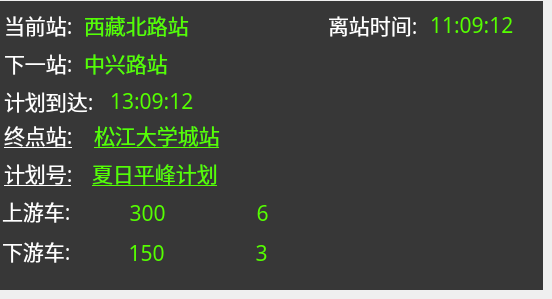
     <widget class="QWidget" name="tab">
      <attribute name="title">
       <string>任务信息</string>
      </attribute>
      <widget class="QFrame" name="frame">
       <property name="geometry">
        <rect>
         <x>0</x>
         <y>1</y>
         <width>543</width>
         <height>289</height>
        </rect>
       </property>
       <property name="palette">
        <palette>
         <active>
          <colorrole role="Button">
           <brush brushstyle="SolidPattern">
            <color alpha="255">
             <red>55</red>
             <green>55</green>
             <blue>55</blue>
            </color>
           </brush>
          </colorrole>
          <colorrole role="Light">
           <brush brushstyle="SolidPattern">
            <color alpha="255">
             <red>55</red>
             <green>55</green>
             <blue>55</blue>
            </color>
           </brush>
          </colorrole>
          <colorrole role="BrightText">
           <brush brushstyle="SolidPattern">
            <color alpha="255">
             <red>55</red>
             <green>55</green>
             <blue>55</blue>
            </color>
           </brush>
          </colorrole>
          <colorrole role="Base">
           <brush brushstyle="SolidPattern">
            <color alpha="255">
             <red>64</red>
             <green>64</green>
             <blue>64</blue>
            </color>
           </brush>
          </colorrole>
          <colorrole role="Window">
           <brush brushstyle="SolidPattern">
            <color alpha="255">
             <red>55</red>
             <green>55</green>
             <blue>55</blue>
            </color>
           </brush>
          </colorrole>
         </active>
         <inactive>
          <colorrole role="Button">
           <brush brushstyle="SolidPattern">
            <color alpha="255">
             <red>55</red>
             <green>55</green>
             <blue>55</blue>
            </color>
           </brush>
          </colorrole>
          <colorrole role="Light">
           <brush brushstyle="SolidPattern">
            <color alpha="255">
             <red>55</red>
             <green>55</green>
             <blue>55</blue>
            </color>
           </brush>
          </colorrole>
          <colorrole role="BrightText">
           <brush brushstyle="SolidPattern">
            <color alpha="255">
             <red>55</red>
             <green>55</green>
             <blue>55</blue>
            </color>
           </brush>
          </colorrole>
          <colorrole role="Base">
           <brush brushstyle="SolidPattern">
            <color alpha="255">
             <red>64</red>
             <green>64</green>
             <blue>64</blue>
            </color>
           </brush>
          </colorrole>
          <colorrole role="Window">
           <brush brushstyle="SolidPattern">
            <color alpha="255">
             <red>55</red>
             <green>55</green>
             <blue>55</blue>
            </color>
           </brush>
          </colorrole>
         </inactive>
         <disabled>
          <colorrole role="Button">
           <brush brushstyle="SolidPattern">
            <color alpha="255">
             <red>55</red>
             <green>55</green>
             <blue>55</blue>
            </color>
           </brush>
          </colorrole>
          <colorrole role="Light">
           <brush brushstyle="SolidPattern">
            <color alpha="255">
             <red>55</red>
             <green>55</green>
             <blue>55</blue>
            </color>
           </brush>
          </colorrole>
          <colorrole role="BrightText">
           <brush brushstyle="SolidPattern">
            <color alpha="255">
             <red>55</red>
             <green>55</green>
             <blue>55</blue>
            </color>
           </brush>
          </colorrole>
          <colorrole role="Base">
           <brush brushstyle="SolidPattern">
            <color alpha="255">
             <red>55</red>
             <green>55</green>
             <blue>55</blue>
            </color>
           </brush>
          </colorrole>
          <colorrole role="Window">
           <brush brushstyle="SolidPattern">
            <color alpha="255">
             <red>55</red>
             <green>55</green>
             <blue>55</blue>
            </color>
           </brush>
          </colorrole>
         </disabled>
        </palette>
       </property>
       <property name="font">
        <font>
         <pointsize>16</pointsize>
        </font>
       </property>
       <property name="autoFillBackground">
        <bool>true</bool>
       </property>
       <property name="frameShape">
        <enum>QFrame::NoFrame</enum>
       </property>
       <property name="frameShadow">
        <enum>QFrame::Raised</enum>
       </property>
       <widget class="QLabel" name="lbl_schid">
        <property name="geometry">
         <rect>
          <x>92</x>
          <y>156</y>
          <width>181</width>
          <height>32</height>
         </rect>
        </property>
        <property name="palette">
         <palette>
          <active>
           <colorrole role="WindowText">
            <brush brushstyle="SolidPattern">
             <color alpha="255">
              <red>85</red>
              <green>255</green>
              <blue>0</blue>
             </color>
            </brush>
           </colorrole>
          </active>
          <inactive>
           <colorrole role="WindowText">
            <brush brushstyle="SolidPattern">
             <color alpha="255">
              <red>85</red>
              <green>255</green>
              <blue>0</blue>
             </color>
            </brush>
           </colorrole>
          </inactive>
          <disabled>
           <colorrole role="WindowText">
            <brush brushstyle="SolidPattern">
             <color alpha="255">
              <red>25</red>
              <green>25</green>
              <blue>25</blue>
             </color>
            </brush>
           </colorrole>
          </disabled>
         </palette>
        </property>
        <property name="font">
         <font>
          <family>微软雅黑</family>
          <pointsize>16</pointsize>
          <underline>true</underline>
         </font>
        </property>
        <property name="text">
         <string>夏日平峰计划</string>
        </property>
       </widget>
       <widget class="QLabel" name="lbl_namearrtime_2">
        <property name="geometry">
         <rect>
          <x>4</x>
          <y>84</y>
          <width>99</width>
          <height>32</height>
         </rect>
        </property>
        <property name="palette">
         <palette>
          <active>
           <colorrole role="WindowText">
            <brush brushstyle="SolidPattern">
             <color alpha="255">
              <red>255</red>
              <green>255</green>
              <blue>255</blue>
             </color>
            </brush>
           </colorrole>
          </active>
          <inactive>
           <colorrole role="WindowText">
            <brush brushstyle="SolidPattern">
             <color alpha="255">
              <red>255</red>
              <green>255</green>
              <blue>255</blue>
             </color>
            </brush>
           </colorrole>
          </inactive>
          <disabled>
           <colorrole role="WindowText">
            <brush brushstyle="SolidPattern">
             <color alpha="255">
              <red>25</red>
              <green>25</green>
              <blue>25</blue>
             </color>
            </brush>
           </colorrole>
          </disabled>
         </palette>
        </property>
        <property name="font">
         <font>
          <family>Sans</family>
          <pointsize>16</pointsize>
         </font>
        </property>
        <property name="text">
         <string>计划到达:</string>
        </property>
       </widget>
       <widget class="QLabel" name="lbl_namecursta">
        <property name="geometry">
         <rect>
          <x>4</x>
          <y>8</y>
          <width>71</width>
          <height>32</height>
         </rect>
        </property>
        <property name="palette">
         <palette>
          <active>
           <colorrole role="WindowText">
            <brush brushstyle="SolidPattern">
             <color alpha="255">
              <red>255</red>
              <green>255</green>
              <blue>255</blue>
             </color>
            </brush>
           </colorrole>
          </active>
          <inactive>
           <colorrole role="WindowText">
            <brush brushstyle="SolidPattern">
             <color alpha="255">
              <red>255</red>
              <green>255</green>
              <blue>255</blue>
             </color>
            </brush>
           </colorrole>
          </inactive>
          <disabled>
           <colorrole role="WindowText">
            <brush brushstyle="SolidPattern">
             <color alpha="255">
              <red>25</red>
              <green>25</green>
              <blue>25</blue>
             </color>
            </brush>
           </colorrole>
          </disabled>
         </palette>
        </property>
        <property name="font">
         <font>
          <family>微软雅黑</family>
          <pointsize>16</pointsize>
          <underline>false</underline>
         </font>
        </property>
        <property name="text">
         <string>当前站:</string>
        </property>
       </widget>
       <widget class="QLabel" name="lbl_arrtime_2">
        <property name="geometry">
         <rect>
          <x>110</x>
          <y>84</y>
          <width>119</width>
          <height>32</height>
         </rect>
        </property>
        <property name="palette">
         <palette>
          <active>
           <colorrole role="WindowText">
            <brush brushstyle="SolidPattern">
             <color alpha="255">
              <red>85</red>
              <green>255</green>
              <blue>0</blue>
             </color>
            </brush>
           </colorrole>
          </active>
          <inactive>
           <colorrole role="WindowText">
            <brush brushstyle="SolidPattern">
             <color alpha="255">
              <red>85</red>
              <green>255</green>
              <blue>0</blue>
             </color>
            </brush>
           </colorrole>
          </inactive>
          <disabled>
           <colorrole role="WindowText">
            <brush brushstyle="SolidPattern">
             <color alpha="255">
              <red>25</red>
              <green>25</green>
              <blue>25</blue>
             </color>
            </brush>
           </colorrole>
          </disabled>
         </palette>
        </property>
        <property name="font">
         <font>
          <family>Sans</family>
          <pointsize>16</pointsize>
         </font>
        </property>
        <property name="text">
         <string>13:09:12</string>
        </property>
       </widget>
       <widget class="QLabel" name="lbl_deptime">
        <property name="geometry">
         <rect>
          <x>430</x>
          <y>8</y>
          <width>99</width>
          <height>32</height>
         </rect>
        </property>
        <property name="palette">
         <palette>
          <active>
           <colorrole role="WindowText">
            <brush brushstyle="SolidPattern">
             <color alpha="255">
              <red>85</red>
              <green>255</green>
              <blue>0</blue>
             </color>
            </brush>
           </colorrole>
          </active>
          <inactive>
           <colorrole role="WindowText">
            <brush brushstyle="SolidPattern">
             <color alpha="255">
              <red>85</red>
              <green>255</green>
              <blue>0</blue>
             </color>
            </brush>
           </colorrole>
          </inactive>
          <disabled>
           <colorrole role="WindowText">
            <brush brushstyle="SolidPattern">
             <color alpha="255">
              <red>25</red>
              <green>25</green>
              <blue>25</blue>
             </color>
            </brush>
           </colorrole>
          </disabled>
         </palette>
        </property>
        <property name="font">
         <font>
          <family>微软雅黑</family>
          <pointsize>16</pointsize>
         </font>
        </property>
        <property name="text">
         <string>11:09:12</string>
        </property>
       </widget>
       <widget class="QLabel" name="lbl_namenextstaid_2">
        <property name="geometry">
         <rect>
          <x>4</x>
          <y>46</y>
          <width>73</width>
          <height>32</height>
         </rect>
        </property>
        <property name="palette">
         <palette>
          <active>
           <colorrole role="WindowText">
            <brush brushstyle="SolidPattern">
             <color alpha="255">
              <red>255</red>
              <green>255</green>
              <blue>255</blue>
             </color>
            </brush>
           </colorrole>
          </active>
          <inactive>
           <colorrole role="WindowText">
            <brush brushstyle="SolidPattern">
             <color alpha="255">
              <red>255</red>
              <green>255</green>
              <blue>255</blue>
             </color>
            </brush>
           </colorrole>
          </inactive>
          <disabled>
           <colorrole role="WindowText">
            <brush brushstyle="SolidPattern">
             <color alpha="255">
              <red>25</red>
              <green>25</green>
              <blue>25</blue>
             </color>
            </brush>
           </colorrole>
          </disabled>
         </palette>
        </property>
        <property name="font">
         <font>
          <family>Sans</family>
          <pointsize>16</pointsize>
         </font>
        </property>
        <property name="text">
         <string>下一站:</string>
        </property>
       </widget>
       <widget class="QLabel" name="lbl_namedeptime">
        <property name="geometry">
         <rect>
          <x>328</x>
          <y>8</y>
          <width>95</width>
          <height>32</height>
         </rect>
        </property>
        <property name="palette">
         <palette>
          <active>
           <colorrole role="WindowText">
            <brush brushstyle="SolidPattern">
             <color alpha="255">
              <red>255</red>
              <green>255</green>
              <blue>255</blue>
             </color>
            </brush>
           </colorrole>
          </active>
          <inactive>
           <colorrole role="WindowText">
            <brush brushstyle="SolidPattern">
             <color alpha="255">
              <red>255</red>
              <green>255</green>
              <blue>255</blue>
             </color>
            </brush>
           </colorrole>
          </inactive>
          <disabled>
           <colorrole role="WindowText">
            <brush brushstyle="SolidPattern">
             <color alpha="255">
              <red>25</red>
              <green>25</green>
              <blue>25</blue>
             </color>
            </brush>
           </colorrole>
          </disabled>
         </palette>
        </property>
        <property name="font">
         <font>
          <family>微软雅黑</family>
          <pointsize>16</pointsize>
         </font>
        </property>
        <property name="text">
         <string>离站时间:</string>
        </property>
       </widget>
       <widget class="QLabel" name="lbl_curstaid">
        <property name="geometry">
         <rect>
          <x>84</x>
          <y>8</y>
          <width>207</width>
          <height>32</height>
         </rect>
        </property>
        <property name="palette">
         <palette>
          <active>
           <colorrole role="WindowText">
            <brush brushstyle="SolidPattern">
             <color alpha="255">
              <red>85</red>
              <green>255</green>
              <blue>0</blue>
             </color>
            </brush>
           </colorrole>
          </active>
          <inactive>
           <colorrole role="WindowText">
            <brush brushstyle="SolidPattern">
             <color alpha="255">
              <red>85</red>
              <green>255</green>
              <blue>0</blue>
             </color>
            </brush>
           </colorrole>
          </inactive>
          <disabled>
           <colorrole role="WindowText">
            <brush brushstyle="SolidPattern">
             <color alpha="255">
              <red>25</red>
              <green>25</green>
              <blue>25</blue>
             </color>
            </brush>
           </colorrole>
          </disabled>
         </palette>
        </property>
        <property name="font">
         <font>
          <family>微软雅黑</family>
          <pointsize>16</pointsize>
         </font>
        </property>
        <property name="text">
         <string>西藏北路站</string>
        </property>
       </widget>
       <widget class="QLabel" name="lbl_nextstaid_2">
        <property name="geometry">
         <rect>
          <x>84</x>
          <y>46</y>
          <width>209</width>
          <height>32</height>
         </rect>
        </property>
        <property name="palette">
         <palette>
          <active>
           <colorrole role="WindowText">
            <brush brushstyle="SolidPattern">
             <color alpha="255">
              <red>85</red>
              <green>255</green>
              <blue>0</blue>
             </color>
            </brush>
           </colorrole>
          </active>
          <inactive>
           <colorrole role="WindowText">
            <brush brushstyle="SolidPattern">
             <color alpha="255">
              <red>85</red>
              <green>255</green>
              <blue>0</blue>
             </color>
            </brush>
           </colorrole>
          </inactive>
          <disabled>
           <colorrole role="WindowText">
            <brush brushstyle="SolidPattern">
             <color alpha="255">
              <red>25</red>
              <green>25</green>
              <blue>25</blue>
             </color>
            </brush>
           </colorrole>
          </disabled>
         </palette>
        </property>
        <property name="font">
         <font>
          <family>Sans</family>
          <pointsize>16</pointsize>
          <underline>false</underline>
         </font>
        </property>
        <property name="text">
         <string>中兴路站</string>
        </property>
       </widget>
       <widget class="QLabel" name="lbl_desid">
        <property name="geometry">
         <rect>
          <x>94</x>
          <y>118</y>
          <width>221</width>
          <height>32</height>
         </rect>
        </property>
        <property name="palette">
         <palette>
          <active>
           <colorrole role="WindowText">
            <brush brushstyle="SolidPattern">
             <color alpha="255">
              <red>85</red>
              <green>255</green>
              <blue>0</blue>
             </color>
            </brush>
           </colorrole>
          </active>
          <inactive>
           <colorrole role="WindowText">
            <brush brushstyle="SolidPattern">
             <color alpha="255">
              <red>85</red>
              <green>255</green>
              <blue>0</blue>
             </color>
            </brush>
           </colorrole>
          </inactive>
          <disabled>
           <colorrole role="WindowText">
            <brush brushstyle="SolidPattern">
             <color alpha="255">
              <red>25</red>
              <green>25</green>
              <blue>25</blue>
             </color>
            </brush>
           </colorrole>
          </disabled>
         </palette>
        </property>
        <property name="font">
         <font>
          <family>微软雅黑</family>
          <pointsize>16</pointsize>
          <underline>true</underline>
         </font>
        </property>
        <property name="text">
         <string>松江大学城站</string>
        </property>
       </widget>
       <widget class="QLabel" name="lbl_namedes">
        <property name="geometry">
         <rect>
          <x>4</x>
          <y>118</y>
          <width>71</width>
          <height>32</height>
         </rect>
        </property>
        <property name="palette">
         <palette>
          <active>
           <colorrole role="WindowText">
            <brush brushstyle="SolidPattern">
             <color alpha="255">
              <red>255</red>
              <green>255</green>
              <blue>255</blue>
             </color>
            </brush>
           </colorrole>
          </active>
          <inactive>
           <colorrole role="WindowText">
            <brush brushstyle="SolidPattern">
             <color alpha="255">
              <red>255</red>
              <green>255</green>
              <blue>255</blue>
             </color>
            </brush>
           </colorrole>
          </inactive>
          <disabled>
           <colorrole role="WindowText">
            <brush brushstyle="SolidPattern">
             <color alpha="255">
              <red>25</red>
              <green>25</green>
              <blue>25</blue>
             </color>
            </brush>
           </colorrole>
          </disabled>
         </palette>
        </property>
        <property name="font">
         <font>
          <family>微软雅黑</family>
          <pointsize>16</pointsize>
          <underline>true</underline>
         </font>
        </property>
        <property name="text">
         <string>终点站:</string>
        </property>
       </widget>
       <widget class="QLabel" name="lbl_namesch">
        <property name="geometry">
         <rect>
          <x>4</x>
          <y>156</y>
          <width>67</width>
          <height>32</height>
         </rect>
        </property>
        <property name="palette">
         <palette>
          <active>
           <colorrole role="WindowText">
            <brush brushstyle="SolidPattern">
             <color alpha="255">
              <red>255</red>
              <green>255</green>
              <blue>255</blue>
             </color>
            </brush>
           </colorrole>
          </active>
          <inactive>
           <colorrole role="WindowText">
            <brush brushstyle="SolidPattern">
             <color alpha="255">
              <red>255</red>
              <green>255</green>
              <blue>255</blue>
             </color>
            </brush>
           </colorrole>
          </inactive>
          <disabled>
           <colorrole role="WindowText">
            <brush brushstyle="SolidPattern">
             <color alpha="255">
              <red>25</red>
              <green>25</green>
              <blue>25</blue>
             </color>
            </brush>
           </colorrole>
          </disabled>
         </palette>
        </property>
        <property name="font">
         <font>
          <family>微软雅黑</family>
          <pointsize>16</pointsize>
          <underline>true</underline>
         </font>
        </property>
        <property name="text">
         <string>计划号:</string>
        </property>
       </widget>
       <widget class="QLabel" name="lbl_downstreamdis">
        <property name="geometry">
         <rect>
          <x>82</x>
          <y>236</y>
          <width>129</width>
          <height>32</height>
         </rect>
        </property>
        <property name="palette">
         <palette>
          <active>
           <colorrole role="WindowText">
            <brush brushstyle="SolidPattern">
             <color alpha="255">
              <red>85</red>
              <green>255</green>
              <blue>0</blue>
             </color>
            </brush>
           </colorrole>
          </active>
          <inactive>
           <colorrole role="WindowText">
            <brush brushstyle="SolidPattern">
             <color alpha="255">
              <red>85</red>
              <green>255</green>
              <blue>0</blue>
             </color>
            </brush>
           </colorrole>
          </inactive>
          <disabled>
           <colorrole role="WindowText">
            <brush brushstyle="SolidPattern">
             <color alpha="255">
              <red>25</red>
              <green>25</green>
              <blue>25</blue>
             </color>
            </brush>
           </colorrole>
          </disabled>
         </palette>
        </property>
        <property name="font">
         <font>
          <family>微软雅黑</family>
          <pointsize>16</pointsize>
         </font>
        </property>
        <property name="text">
         <string>150</string>
        </property>
        <property name="alignment">
         <set>Qt::AlignCenter</set>
        </property>
       </widget>
       <widget class="QLabel" name="lbl_upstreamtime">
        <property name="geometry">
         <rect>
          <x>206</x>
          <y>196</y>
          <width>113</width>
          <height>32</height>
         </rect>
        </property>
        <property name="palette">
         <palette>
          <active>
           <colorrole role="WindowText">
            <brush brushstyle="SolidPattern">
             <color alpha="255">
              <red>85</red>
              <green>255</green>
              <blue>0</blue>
             </color>
            </brush>
           </colorrole>
          </active>
          <inactive>
           <colorrole role="WindowText">
            <brush brushstyle="SolidPattern">
             <color alpha="255">
              <red>85</red>
              <green>255</green>
              <blue>0</blue>
             </color>
            </brush>
           </colorrole>
          </inactive>
          <disabled>
           <colorrole role="WindowText">
            <brush brushstyle="SolidPattern">
             <color alpha="255">
              <red>25</red>
              <green>25</green>
              <blue>25</blue>
             </color>
            </brush>
           </colorrole>
          </disabled>
         </palette>
        </property>
        <property name="font">
         <font>
          <family>微软雅黑</family>
          <pointsize>16</pointsize>
         </font>
        </property>
        <property name="text">
         <string>6</string>
        </property>
        <property name="alignment">
         <set>Qt::AlignCenter</set>
        </property>
       </widget>
       <widget class="QLabel" name="lbl_downstreamtime">
        <property name="geometry">
         <rect>
          <x>204</x>
          <y>236</y>
          <width>115</width>
          <height>32</height>
         </rect>
        </property>
        <property name="palette">
         <palette>
          <active>
           <colorrole role="WindowText">
            <brush brushstyle="SolidPattern">
             <color alpha="255">
              <red>85</red>
              <green>255</green>
              <blue>0</blue>
             </color>
            </brush>
           </colorrole>
          </active>
          <inactive>
           <colorrole role="WindowText">
            <brush brushstyle="SolidPattern">
             <color alpha="255">
              <red>85</red>
              <green>255</green>
              <blue>0</blue>
             </color>
            </brush>
           </colorrole>
          </inactive>
          <disabled>
           <colorrole role="WindowText">
            <brush brushstyle="SolidPattern">
             <color alpha="255">
              <red>25</red>
              <green>25</green>
              <blue>25</blue>
             </color>
            </brush>
           </colorrole>
          </disabled>
         </palette>
        </property>
        <property name="font">
         <font>
          <family>微软雅黑</family>
          <pointsize>16</pointsize>
         </font>
        </property>
        <property name="text">
         <string>3</string>
        </property>
        <property name="alignment">
         <set>Qt::AlignCenter</set>
        </property>
       </widget>
       <widget class="QLabel" name="lbl_namedownstream">
        <property name="geometry">
         <rect>
          <x>2</x>
          <y>234</y>
          <width>75</width>
          <height>32</height>
         </rect>
        </property>
        <property name="palette">
         <palette>
          <active>
           <colorrole role="WindowText">
            <brush brushstyle="SolidPattern">
             <color alpha="255">
              <red>255</red>
              <green>255</green>
              <blue>255</blue>
             </color>
            </brush>
           </colorrole>
          </active>
          <inactive>
           <colorrole role="WindowText">
            <brush brushstyle="SolidPattern">
             <color alpha="255">
              <red>255</red>
              <green>255</green>
              <blue>255</blue>
             </color>
            </brush>
           </colorrole>
          </inactive>
          <disabled>
           <colorrole role="WindowText">
            <brush brushstyle="SolidPattern">
             <color alpha="255">
              <red>25</red>
              <green>25</green>
              <blue>25</blue>
             </color>
            </brush>
           </colorrole>
          </disabled>
         </palette>
        </property>
        <property name="font">
         <font>
          <family>微软雅黑</family>
          <pointsize>16</pointsize>
         </font>
        </property>
        <property name="text">
         <string>下游车:</string>
        </property>
       </widget>
       <widget class="QLabel" name="lbl_nameupstream">
        <property name="geometry">
         <rect>
          <x>2</x>
          <y>194</y>
          <width>73</width>
          <height>32</height>
         </rect>
        </property>
        <property name="palette">
         <palette>
          <active>
           <colorrole role="WindowText">
            <brush brushstyle="SolidPattern">
             <color alpha="255">
              <red>255</red>
              <green>255</green>
              <blue>255</blue>
             </color>
            </brush>
           </colorrole>
          </active>
          <inactive>
           <colorrole role="WindowText">
            <brush brushstyle="SolidPattern">
             <color alpha="255">
              <red>255</red>
              <green>255</green>
              <blue>255</blue>
             </color>
            </brush>
           </colorrole>
          </inactive>
          <disabled>
           <colorrole role="WindowText">
            <brush brushstyle="SolidPattern">
             <color alpha="255">
              <red>25</red>
              <green>25</green>
              <blue>25</blue>
             </color>
            </brush>
           </colorrole>
          </disabled>
         </palette>
        </property>
        <property name="font">
         <font>
          <family>微软雅黑</family>
          <pointsize>16</pointsize>
         </font>
        </property>
        <property name="text">
         <string>上游车:</string>
        </property>
       </widget>
       <widget class="QLabel" name="lbl_upstreamdis">
        <property name="geometry">
         <rect>
          <x>84</x>
          <y>196</y>
          <width>127</width>
          <height>32</height>
         </rect>
        </property>
        <property name="palette">
         <palette>
          <active>
           <colorrole role="WindowText">
            <brush brushstyle="SolidPattern">
             <color alpha="255">
              <red>85</red>
              <green>255</green>
              <blue>0</blue>
             </color>
            </brush>
           </colorrole>
          </active>
          <inactive>
           <colorrole role="WindowText">
            <brush brushstyle="SolidPattern">
             <color alpha="255">
              <red>85</red>
              <green>255</green>
              <blue>0</blue>
             </color>
            </brush>
           </colorrole>
          </inactive>
          <disabled>
           <colorrole role="WindowText">
            <brush brushstyle="SolidPattern">
             <color alpha="255">
              <red>25</red>
              <green>25</green>
              <blue>25</blue>
             </color>
            </brush>
           </colorrole>
          </disabled>
         </palette>
        </property>
        <property name="font">
         <font>
          <family>微软雅黑</family>
          <pointsize>16</pointsize>
         </font>
        </property>
        <property name="text">
         <string>300</string>
        </property>
        <property name="alignment">
         <set>Qt::AlignCenter</set>
        </property>
       </widget>
      </widget>
     </widget>
